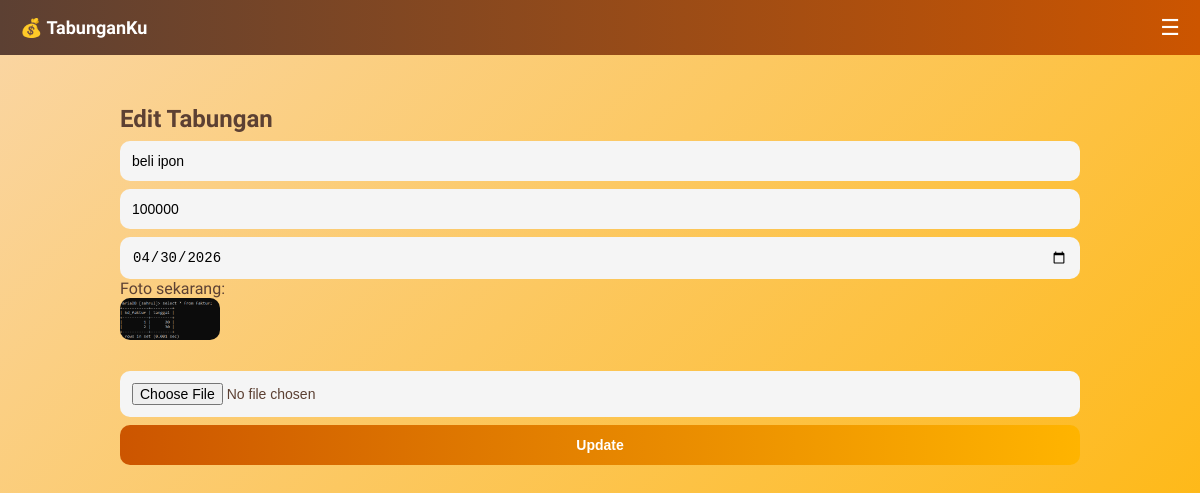
Screenshot of /rencana_tabungan/tabungan/edit.php?id=30 (signed in) with the database file from the repository.
### tables this page shows
CREATE TABLE `tabungan` (
  `id` int(11) NOT NULL,
  `user_id` int(11) DEFAULT NULL,
  `judul` varchar(100) DEFAULT NULL,
  `foto` varchar(255) DEFAULT NULL,
  `target_nominal` int(11) DEFAULT NULL,
  `target_tanggal` date DEFAULT NULL,
  `status` varchar(20) NOT NULL DEFAULT 'belum',
  `tanggal_mulai` date DEFAULT NULL,
  `updated_at` datetime DEFAULT NULL
);

### rencana_tabungan/tabungan/edit.php (the view, shortened to what this page needs)
<?php
include "../config/koneksi.php";
include "../layout/header.php";
$id = $_GET['id'];
$user_id = $_SESSION['user_id'];
$data = mysqli_query($conn, "
SELECT * FROM tabungan
WHERE id='$id' AND user_id='$user_id'
");
$d = mysqli_fetch_assoc($data);
?>
<div class="container">
<div class="form-card">
    <h2>Edit Tabungan</h2>
    <form method="POST" enctype="multipart/form-data">
        <input type="text" name="judul" value="<?= $d['judul'] ?>" required>
        <input type="number" name="target_nominal" value="<?= $d['target_nominal'] ?>" required>
        <input type="date" name="target_tanggal" value="<?= $d['target_tanggal'] ?>" required>
        <p>Foto sekarang:</p>
        <img src="../upload/<?= $d['foto'] ?>" width="100" style="border-radius:10px;"><br><br>
        <input type="file" name="foto">
        <button name="update">Update</button>
    </form>
</div>
</div>
<?php include "../layout/footer.php"; ?>

### rencana_tabungan/assets/style.css (style rules this page uses)
* { margin: 0; padding: 0; box-sizing: border-box; }
body { font-family: 'Didact Gothic', sans-serif; background: linear-gradient(135deg, #FAD6A5, #FFB400); color: #5C4033; min-height: 100vh; }
.container { max-width: 1000px; margin: 30px auto; padding: 20px; }
input, button { width: 100%; padding: 12px; border-radius: 10px; border: none; margin-top: 8px; font-size: 14px; }
input { background: #f5f5f5; }
button { background: linear-gradient(90deg, #CC5500, #FFB400); color: white; font-weight: bold; }

### rows the page displays
tabungan: judul "beli ipon", target_nominal "100000", target_tanggal "04/30/2026", foto (picture)
